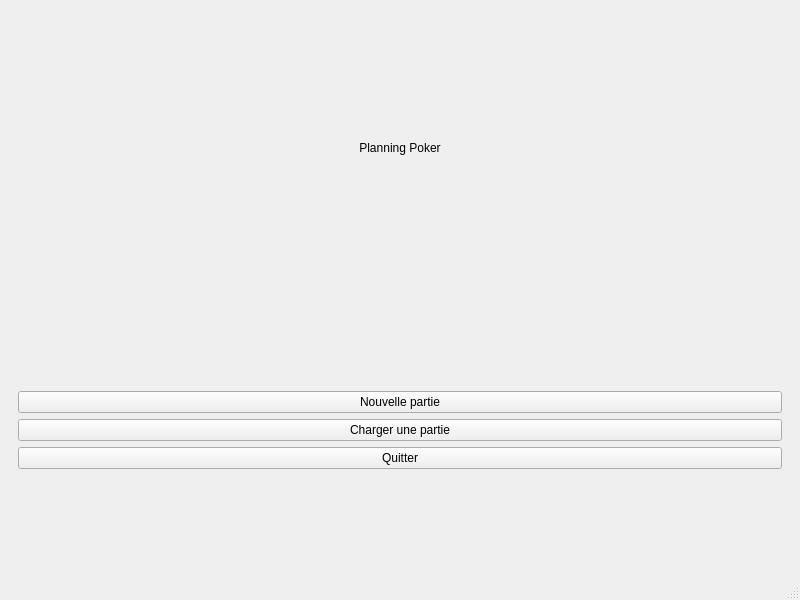
<?xml version="1.0" encoding="UTF-8"?>
<ui version="4.0">
 <class>MainWindow</class>
 <widget class="QMainWindow" name="MainWindow">
  <property name="geometry">
   <rect>
    <x>0</x>
    <y>0</y>
    <width>800</width>
    <height>600</height>
   </rect>
  </property>
  <property name="windowTitle">
   <string>MainWindow</string>
  </property>
  <widget class="QWidget" name="centralwidget">
   <layout class="QVBoxLayout" name="verticalLayout_3">
    <item>
     <layout class="QVBoxLayout" name="verticalLayout_2">
      <item>
       <widget class="QLabel" name="label">
        <property name="text">
         <string>Planning Poker</string>
        </property>
        <property name="alignment">
         <set>Qt::AlignCenter</set>
        </property>
       </widget>
      </item>
      <item>
       <widget class="QWidget" name="widget" native="true">
        <layout class="QVBoxLayout" name="verticalLayout_7">
         <item>
          <layout class="QVBoxLayout" name="verticalLayout_6">
           <item>
            <widget class="QPushButton" name="newGameButton">
             <property name="text">
              <string>Nouvelle partie</string>
             </property>
            </widget>
           </item>
           <item>
            <widget class="QPushButton" name="loadGameButton">
             <property name="text">
              <string>Charger une partie</string>
             </property>
            </widget>
           </item>
           <item>
            <widget class="QPushButton" name="quitButton">
             <property name="text">
              <string>Quitter</string>
             </property>
            </widget>
           </item>
          </layout>
         </item>
        </layout>
       </widget>
      </item>
     </layout>
    </item>
   </layout>
  </widget>
  <widget class="QMenuBar" name="menubar">
   <property name="geometry">
    <rect>
     <x>0</x>
     <y>0</y>
     <width>800</width>
     <height>18</height>
    </rect>
   </property>
  </widget>
  <widget class="QStatusBar" name="statusbar"/>
 </widget>
 <resources/>
 <connections/>
</ui>
